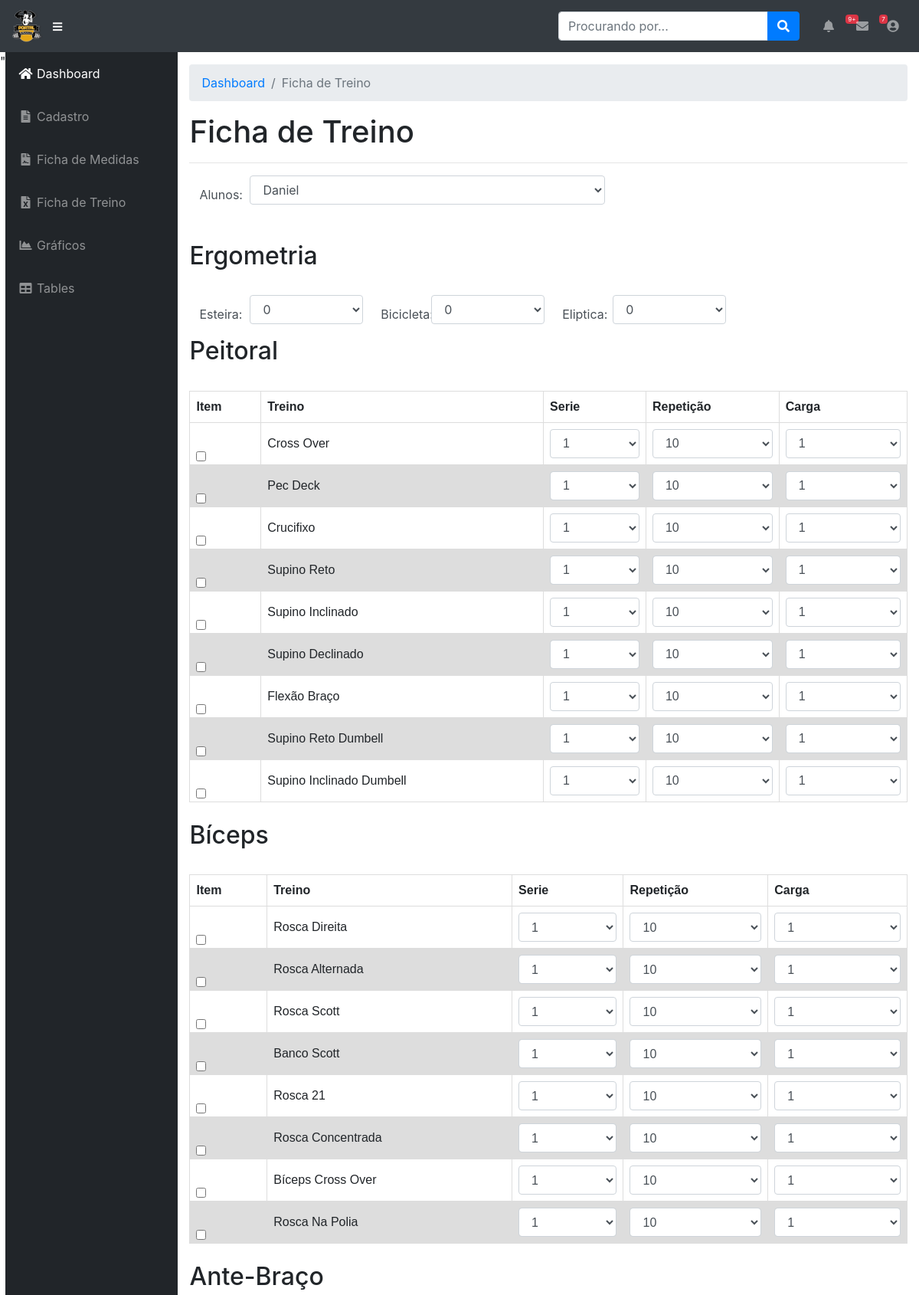
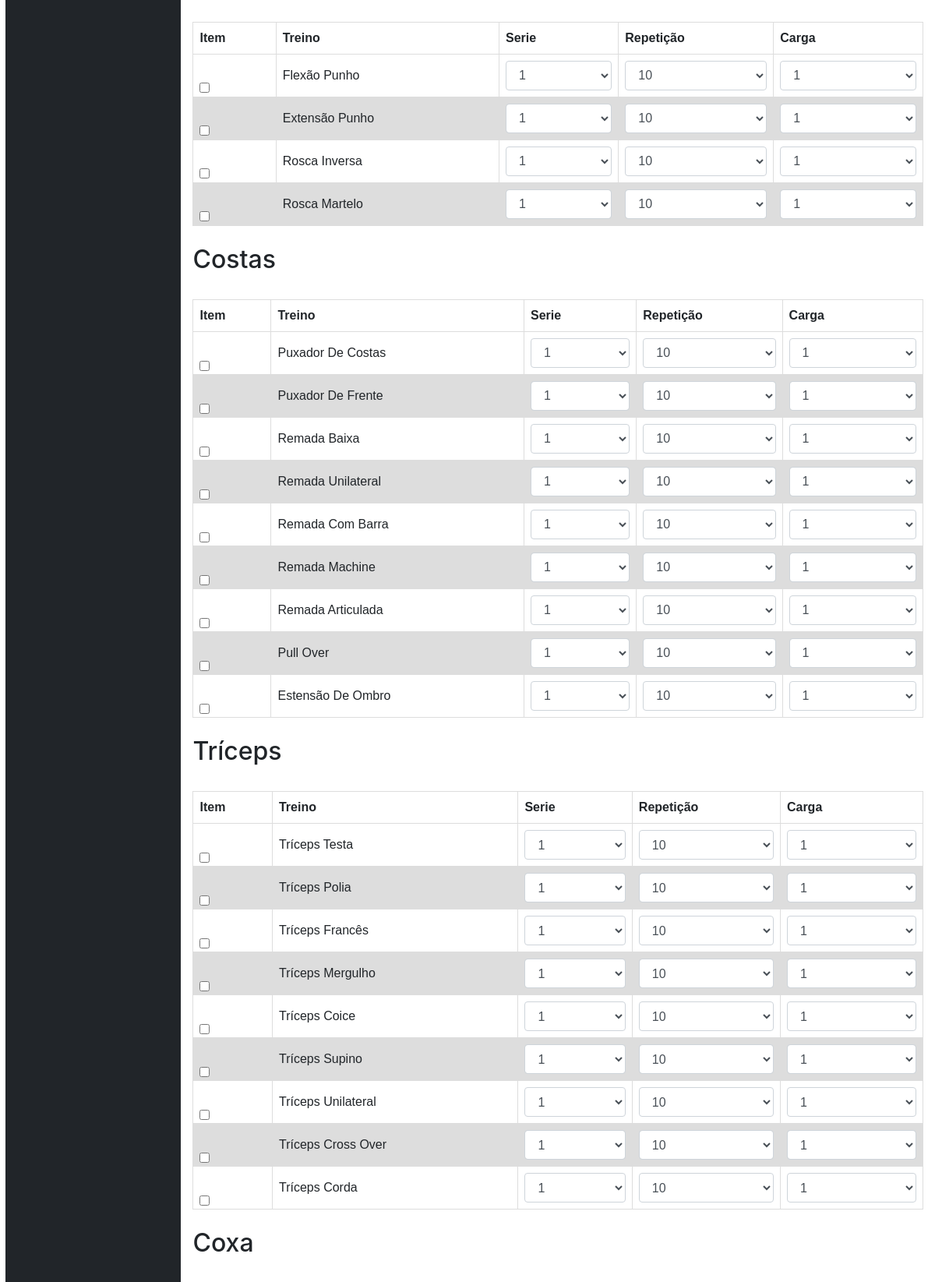
Page /ftreino.php (upper part) on the committed database (2 pictures, top to bottom).
### tables this page shows
create table `grupo` (
  `Id` int primary key not null auto_increment,
  `nomeg` varchar(99) not null
);

create table `tipo` (
  `id` int primary key not null auto_increment,
  `nomet` varchar(40) not null,
  `imagem` varchar(6) not null,
  `fk_grupo_id` int not null,
  foreign key (fk_grupo_id) references grupo(id)
);

### funcoes/carrega_treino.php (the view, shortened to what this page needs)
<?php
include 'funcoes/conn.php';
$selectGrupo = "SELECT * FROM grupo";
$resul 	= $conn->query($selectGrupo);
if ($resul->num_rows > 0) {
  while($linha1 = $resul->fetch_assoc()) {
    $Id = $linha1['Id'];
    $grupo = $linha1['nomeg'];
    echo "<h2>$grupo</h2>
    </br>
    <div class='table-responsive'>
    <table>
    <thead>
        <tr>
          <th>Item</th>
          <th>Treino</th>
          <th>Serie</th>
          <th>Repetição</th>
          <th>Carga</th>
        </tr>
    </thead>
    <tbody>";
    $select = "SELECT * FROM tipo WHERE fk_grupo_id = $Id";
    $resultado 	= $conn->query($select);
    if ($resultado->num_rows > 0) {
      while($linha = $resultado->fetch_assoc()) {
        $nome = $linha['nomet'];
        $id = $linha['id'];
          carregaLinha ($id, $nome);
        }
      }
      echo "</tbody> </table> </div> </br>";
    }
}
function carregaLinha ($id, $nome){
  echo "<tr>";
  echo "<td>
  <div class='form-check justify-content-center'>
    <label class='form-check-label'>
      <input type='checkbox' class='form-check-input' value='$id'>
      </label>
  </div>
  </td>";
    echo "<td>$nome</td>";
  echo "<td>
  <select class='form-control' id='serie'>
    <option>1</option>
    <option>2</option>
    <option>3</option>
    <option>4</option>
    <option>5</option>
  </select>
  </td>";
  echo "<td>
  <select class='form-control' id='repeticao'>
    <option>10</option>
    <option>20</option>
    <option>30</option>
    <option>40</option>
    <option>50</option>
  </select>
  </td>";
  echo "<td>
  <select class='form-control' id='carga'>
  <option>1</option>
  <option>2</option>
  <option>3</option>
  <option>4</option>
  <option>5</option>
  <option>6</option>
  <option>7</option>
  <option>8</option>
  <option>9</option>
  <option>10</option>
  <option>15</option>
  <option>20</option>
  <option>25</option>
  <option>30</option>
  <option>35</option>
  <option>40</option>
  <option>45</option>
  <option>50</option>
  <option>55</option>
  <option>60</option>
  <option>65</option>
  <option>70</option>
  <option>75</option>
  <option>80</option>
  <option>85</option>
  <option>90</option>
  <option>95</option>
  <option>100</option>
  <option>105</option>
  <option>110</option>
  <option>115</option>
  <option>120</option>
  <option>125</option>
  <option>130</option>
  <option>135</option>
  <option>140</option>
  <option>145</option>
  <option>150</option>
  </select>
  </td>";
  echo "</tr>";
}
?>

### ftreino.php (style rules this page uses)
table { font-family: arial, sans-serif; border-collapse: collapse; width: 100%; }
td, th { border: 1px solid #dddddd; text-align: left; padding: 8px; }
tr:nth-child(even) { background-color: #dddddd; }

### rows in the picture
grupo: nomeg "Peitoral"
tipo: nomet "Cross Over"
tipo: nomet "Pec Deck"
tipo: nomet "Crucifixo"
tipo: nomet "Supino Reto"
tipo: nomet "Supino Inclinado"
tipo: nomet "Supino Declinado"
tipo: nomet "Flexão Braço"
tipo: nomet "Supino Reto Dumbell"
tipo: nomet "Supino Inclinado Dumbell"
grupo: nomeg "Bíceps"
tipo: nomet "Rosca Direita"
tipo: nomet "Rosca Alternada"
tipo: nomet "Rosca Scott"
tipo: nomet "Banco Scott"
tipo: nomet "Rosca 21"
tipo: nomet "Rosca Concentrada"
tipo: nomet "Bíceps Cross Over"
tipo: nomet "Rosca Na Polia"
grupo: nomeg "Ante-Braço"
tipo: nomet "Flexão Punho"
tipo: nomet "Extensão Punho"
tipo: nomet "Rosca Inversa"
tipo: nomet "Rosca Martelo"
grupo: nomeg "Costas"
tipo: nomet "Puxador De Costas"
tipo: nomet "Puxador De Frente"
tipo: nomet "Remada Baixa"
tipo: nomet "Remada Unilateral"
tipo: nomet "Remada Com Barra"
tipo: nomet "Remada Machine"
tipo: nomet "Remada Articulada"
tipo: nomet "Pull Over"
tipo: nomet "Estensão De Ombro"
grupo: nomeg "Tríceps"
tipo: nomet "Tríceps Testa"
tipo: nomet "Tríceps Polia"
tipo: nomet "Tríceps Francês"
tipo: nomet "Tríceps Mergulho"
tipo: nomet "Tríceps Coice"
tipo: nomet "Tríceps Supino"
tipo: nomet "Tríceps Unilateral"
tipo: nomet "Tríceps Cross Over"
tipo: nomet "Tríceps Corda"
grupo: nomeg "Coxa"

### other values in the picture
form field usuario "Daniel"
